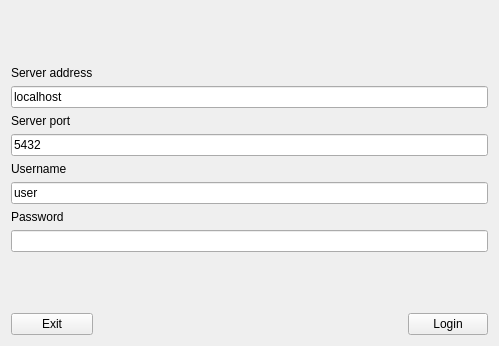
<?xml version="1.0" encoding="UTF-8"?>
<ui version="4.0">
 <class>login_view</class>
 <widget class="QWidget" name="login_view">
  <property name="geometry">
   <rect>
    <x>0</x>
    <y>0</y>
    <width>499</width>
    <height>346</height>
   </rect>
  </property>
  <property name="windowTitle">
   <string>Form</string>
  </property>
  <layout class="QGridLayout" name="gridLayout">
   <item row="10" column="0" colspan="3">
    <widget class="QLineEdit" name="username_input">
     <property name="text">
      <string>user</string>
     </property>
     <property name="placeholderText">
      <string>user</string>
     </property>
    </widget>
   </item>
   <item row="14" column="1">
    <spacer name="button_spacer">
     <property name="orientation">
      <enum>Qt::Horizontal</enum>
     </property>
     <property name="sizeHint" stdset="0">
      <size>
       <width>40</width>
       <height>20</height>
      </size>
     </property>
    </spacer>
   </item>
   <item row="9" column="0">
    <widget class="QLabel" name="username_label">
     <property name="text">
      <string>Username</string>
     </property>
    </widget>
   </item>
   <item row="12" column="0" colspan="3">
    <widget class="QLineEdit" name="password_input">
     <property name="echoMode">
      <enum>QLineEdit::Password</enum>
     </property>
    </widget>
   </item>
   <item row="14" column="2">
    <widget class="QPushButton" name="login_button">
     <property name="text">
      <string>Login</string>
     </property>
    </widget>
   </item>
   <item row="1" column="0" colspan="3">
    <spacer name="top_spacer">
     <property name="orientation">
      <enum>Qt::Vertical</enum>
     </property>
     <property name="sizeHint" stdset="0">
      <size>
       <width>20</width>
       <height>40</height>
      </size>
     </property>
    </spacer>
   </item>
   <item row="3" column="0" colspan="3">
    <widget class="QLineEdit" name="address_input">
     <property name="text">
      <string>localhost</string>
     </property>
     <property name="placeholderText">
      <string/>
     </property>
    </widget>
   </item>
   <item row="5" column="0">
    <widget class="QLabel" name="port_label">
     <property name="text">
      <string>Server port</string>
     </property>
    </widget>
   </item>
   <item row="2" column="0">
    <widget class="QLabel" name="address_label">
     <property name="text">
      <string>Server address</string>
     </property>
    </widget>
   </item>
   <item row="14" column="0">
    <widget class="QPushButton" name="exit_button">
     <property name="text">
      <string>Exit</string>
     </property>
    </widget>
   </item>
   <item row="6" column="0" colspan="3">
    <widget class="QLineEdit" name="port_input">
     <property name="text">
      <string>5432</string>
     </property>
     <property name="placeholderText">
      <string/>
     </property>
    </widget>
   </item>
   <item row="13" column="1">
    <spacer name="bottom_spacer">
     <property name="orientation">
      <enum>Qt::Vertical</enum>
     </property>
     <property name="sizeHint" stdset="0">
      <size>
       <width>20</width>
       <height>40</height>
      </size>
     </property>
    </spacer>
   </item>
   <item row="11" column="0">
    <widget class="QLabel" name="password_label">
     <property name="text">
      <string>Password</string>
     </property>
    </widget>
   </item>
  </layout>
 </widget>
 <resources/>
 <connections/>
</ui>
